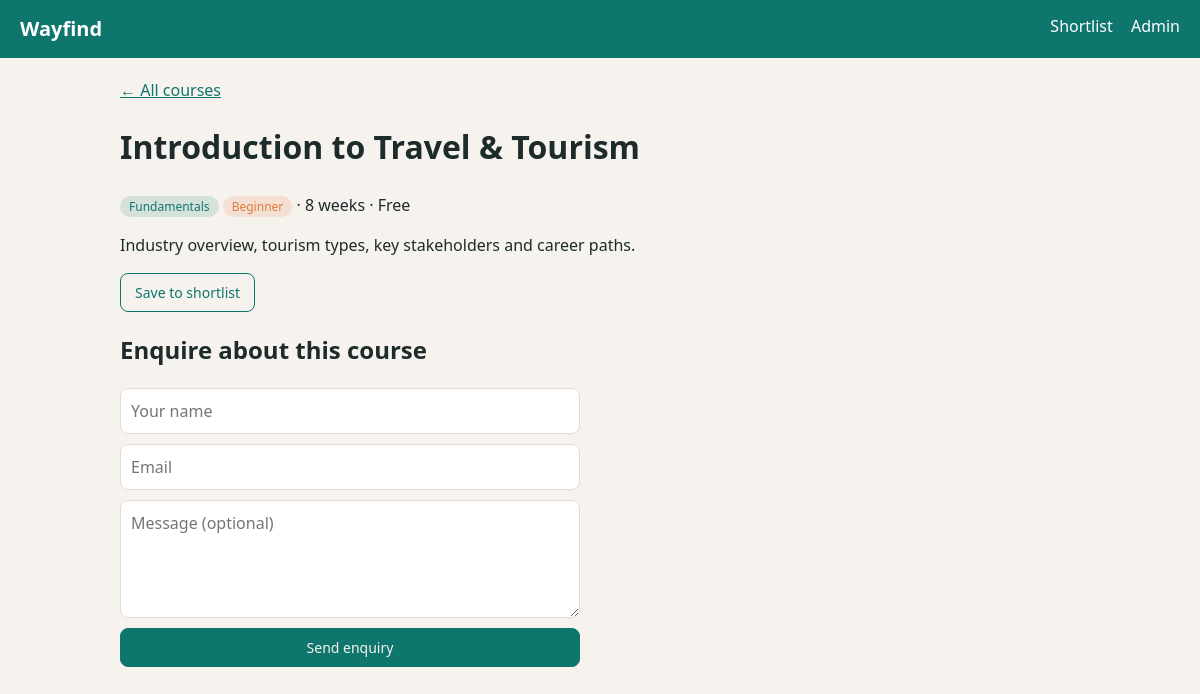
The page /course/1 on the database its author committed.
### tables this page shows
CREATE TABLE courses(
        id INTEGER PRIMARY KEY, title TEXT NOT NULL, category TEXT NOT NULL,
        level TEXT NOT NULL, weeks INTEGER NOT NULL, fee INTEGER NOT NULL, description TEXT NOT NULL);

### app.py (the view)
@app.route("/course/<int:cid>")
def course(cid):
    c = db().execute("SELECT * FROM courses WHERE id=?", (cid,)).fetchone() or abort(404)
    return render_template("course.html", c=c, saved=cid in session.get("saved", []))

### app.py (called while the page is built)
def db():
    if "db" not in g:
        g.db = sqlite3.connect(DB)
        g.db.row_factory = sqlite3.Row
    return g.db

### templates/course.html
{% extends "base.html" %}{% block title %}{{ c.title }}{% endblock %}{% block content %}
<a href="{{ url_for('index') }}">← All courses</a>
<h1>{{ c.title }}</h1>
<p><span class="tag">{{ c.category }}</span> <span class="tag lvl">{{ c.level }}</span> · {{ c.weeks }} weeks · {{ '$%d' % c.fee if c.fee else 'Free' }}</p>
<p>{{ c.description }}</p>
<form method="post" action="{{ url_for('save', cid=c.id) }}"><button class="btn {{ 'on' if saved }}">{{ 'Saved ✓' if saved else 'Save to shortlist' }}</button></form>
<h2>Enquire about this course</h2>
<form class="stack" method="post" action="{{ url_for('enquire', cid=c.id) }}">
  <input name="name" placeholder="Your name" required>
  <input name="email" type="email" placeholder="Email" required>
  <textarea name="message" rows="4" placeholder="Message (optional)"></textarea>
  <button class="btn on">Send enquiry</button>
</form>
{% endblock %}

### static/style.css (style rules this page uses)
:root { --bg:#f6f3ee;--s:#fff;--t:#1d2b2a;--m:#5d6b69;--a:#0f766e;--o:#e07a3f;--b:#e2ddd3;color-scheme:light dark }
* { box-sizing:border-box }
body { margin:0;background:var(--bg);color:var(--t);font:16px/1.5 system-ui,sans-serif }
a { color:var(--a) }
input,select,textarea { padding:10px;border:1px solid var(--b);border-radius:8px;background:var(--s);color:var(--t);font:inherit;width:100% }
.tag { font-size:12px;padding:2px 9px;border-radius:99px;background:color-mix(in srgb,var(--a) 14%,transparent);color:var(--a) }
.tag.lvl { background:color-mix(in srgb,var(--o) 16%,transparent);color:var(--o) }
.btn { border:1px solid var(--a);background:transparent;color:var(--a);padding:8px 14px;border-radius:8px;cursor:pointer;font:inherit;font-size:14px }
.btn.on { background:var(--a);color:var(--bg) }
.stack { display:grid;gap:10px;max-width:460px }

### rows shown on the page
courses: title "Introduction to Travel & Tourism", category "Fundamentals", level "Beginner", weeks "8", fee "Free", description "Industry overview, tourism types, key stakeholders and career paths."

### other values the page prints
{{ 'Saved ✓' if saved else 'Save to shortlist' }} "Save to shortlist"
